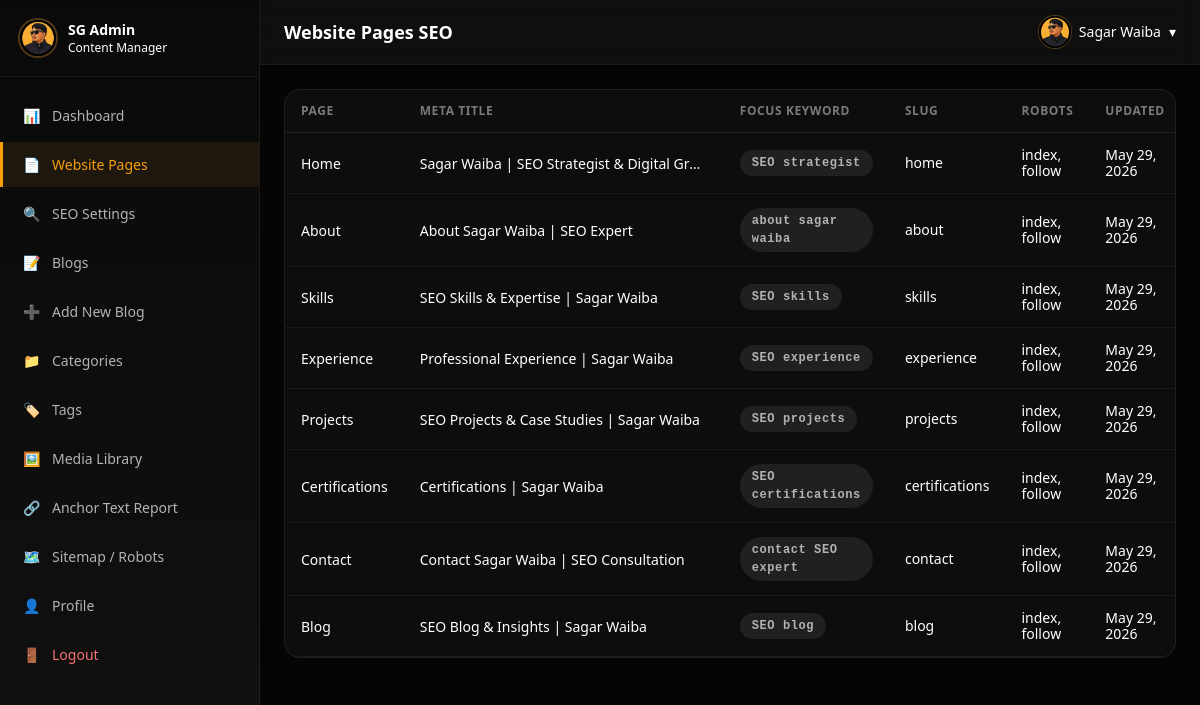
The page /admin/pages/index.php (signed in) on the database its author committed.
### tables this page shows
CREATE TABLE IF NOT EXISTS page_seo (
    id INT UNSIGNED AUTO_INCREMENT PRIMARY KEY,
    page_key VARCHAR(50) NOT NULL UNIQUE,
    page_title VARCHAR(255) NOT NULL,
    meta_title VARCHAR(255) NULL,
    meta_description TEXT NULL,
    focus_keyword VARCHAR(150) NULL,
    secondary_keywords TEXT NULL,
    slug VARCHAR(150) NOT NULL,
    canonical_url VARCHAR(255) NULL,
    og_title VARCHAR(255) NULL,
    og_description TEXT NULL,
    og_image VARCHAR(255) NULL,
    twitter_title VARCHAR(255) NULL,
    twitter_description TEXT NULL,
    twitter_image VARCHAR(255) NULL,
    robots_index ENUM('index','noindex') DEFAULT 'index',
    robots_follow ENUM('follow','nofollow') DEFAULT 'follow',
    schema_type VARCHAR(50) DEFAULT 'WebPage',
    custom_schema JSON NULL,
    seo_notes TEXT NULL,
    created_at TIMESTAMP DEFAULT CURRENT_TIMESTAMP,
    updated_at TIMESTAMP DEFAULT CURRENT_TIMESTAMP ON UPDATE CURRENT_TIMESTAMP
);

### config/app.php (called while the page is built)
<?php
return [
    'name' => 'Sagar Waiba',
    'tagline' => 'SEO Strategist & Digital Growth Expert',
    'url' => 'http://localhost/sagarportfolio',
    'timezone' => 'Asia/Kathmandu',
    'upload_path' => __DIR__ . '/../uploads/media',
    'upload_url' => '/sagarportfolio/uploads/media',
    'max_upload_size' => 5 * 1024 * 1024,
    'allowed_image_types' => ['image/jpeg', 'image/png', 'image/gif', 'image/webp'],
    'session_name' => 'sg_admin_session',
];

### app/Core/Auth.php (called while the page is built, shortened)
<?php
class Auth
{
    public static function startSession(): void
    {
        $config = require __DIR__ . '/../../config/app.php';
    }
    public static function check(): bool
    {
        return !empty($_SESSION['admin_id']);
    }
    public static function user(): ?array
    {
        return [
            'id' => $_SESSION['admin_id'],
            'name' => $_SESSION['admin_name'] ?? 'Admin',
            'email' => $_SESSION['admin_email'] ?? '',
            'avatar' => $_SESSION['admin_avatar'] ?? null,
        ];
    }
}

### app/Core/helpers.php (called while the page is built, shortened)
<?php
require_once __DIR__ . '/Auth.php';
require_once __DIR__ . '/../Services/SeoService.php';
function app_config(string $key = null)
{
    static $config = null;
    if ($config === null) {
        $config = require __DIR__ . '/../../config/app.php';
    }
    return $key ? ($config[$key] ?? null) : $config;
}
function base_url(string $path = ''): string
{
    $base = rtrim(app_config('url'), '/');
    return $path ? $base . '/' . ltrim($path, '/') : $base;
}
function asset_url(string $path): string
{
    return base_url('assets/' . ltrim($path, '/'));
}
function e(?string $value): string
{
    return htmlspecialchars($value ?? '', ENT_QUOTES, 'UTF-8');
}
function format_date(?string $date, string $format = 'M d, Y'): string
{
    return date($format, strtotime($date));
}

### app/Services/SeoService.php (called while the page is built, shortened)
<?php
class SeoService
{
    public static function getAllPages(): array
    {
        $db = get_db();
        return $db->query('SELECT * FROM page_seo ORDER BY id ASC')->fetchAll();
    }
}

### admin/pages/index.php (the view, shortened to what this page needs)
<?php
$adminTitle = 'Website Pages SEO';
require_once __DIR__ . '/../includes/header.php';
try {
    $pages = SeoService::getAllPages();
} catch (Exception $e) {
    echo '<div class="sg-card p-4"><a href="' . base_url('install.php') . '" class="text-accent">Run installer</a></div>';
    require_once __DIR__ . '/../includes/footer.php';
    exit;
}
?>
<div class="sg-card overflow-hidden">
    <table class="sg-table">
        <thead>
            <tr>
                <th>Page</th>
                <th>Meta Title</th>
                <th>Focus Keyword</th>
                <th>Slug</th>
                <th>Robots</th>
                <th>Updated</th>
            </tr>
        </thead>
        <tbody>
            <?php foreach ($pages as $p): ?>
            <tr>
                <td class="font-medium"><?= e($p['page_title']) ?></td>
                <td class="text-textSecondary max-w-xs truncate"><?= e($p['meta_title']) ?></td>
                <td><span class="sg-badge sg-badge-muted"><?= e($p['focus_keyword']) ?></span></td>
                <td class="text-textMuted text-xs"><?= e($p['slug']) ?></td>
                <td class="text-xs"><?= e($p['robots_index']) ?>, <?= e($p['robots_follow']) ?></td>
                <td class="text-textMuted text-xs"><?= format_date($p['updated_at']) ?></td>
            </tr>
            <?php endforeach; ?>
        </tbody>
    </table>
</div>
<?php require_once __DIR__ . '/../includes/footer.php'; ?>

### admin/includes/header.php (shortened to what this page needs)
<?php
$adminUser = Auth::user();
?>
<!DOCTYPE html>
<html lang="en">
<head>
    <script src="https://cdn.tailwindcss.com"></script>
    <link rel="stylesheet" href="<?= base_url('assets/css/style.css') ?>">
</head>
<body class="sg-admin-body text-white font-sans">
<aside class="sg-admin-sidebar" id="sg-sidebar">
    <div class="p-5 border-b border-white/5">
        <a href="<?= base_url('admin/') ?>" class="flex items-center gap-3">
            <img src="<?= asset_url('images/profile.png') ?>" alt="Admin" class="w-9 h-9 rounded-full ring-2 ring-accent/30">
            <div>
                <div class="font-heading font-bold text-sm">SG Admin</div>
                <div class="text-textMuted text-xs">Content Manager</div>
            </div>
        </a>
    </div>
    <nav class="py-4 space-y-1">
        <?php
        $menu = [
            ['dashboard', 'Dashboard', 'admin/', '📊'],
            ['pages', 'Website Pages', 'admin/pages/', '📄'],
            ['seo', 'SEO Settings', 'admin/seo/settings.php', '🔍'],
            ['blogs', 'Blogs', 'admin/blogs/', '📝'],
            ['blogs-create', 'Add New Blog', 'admin/blogs/create.php', '➕'],
            ['categories', 'Categories', 'admin/categories/', '📁'],
            ['tags', 'Tags', 'admin/tags/', '🏷️'],
            ['media', 'Media Library', 'admin/media/', '🖼️'],
            ['anchors', 'Anchor Text Report', 'admin/anchors/', '🔗'],
            ['sitemap', 'Sitemap / Robots', 'admin/sitemap/', '🗺️'],
            ['profile', 'Profile', 'admin/profile/', '👤'],
        ];
$script = str_replace('\\', '/', $_SERVER['SCRIPT_NAME'] ?? '');
foreach ($menu as $item):
    $key = $item[0] ?? '';
    $label = $item[1] ?? 'Menu';
    $url = $item[2] ?? '#';
    $icon = $item[3] ?? '';
    $urlParts = explode('/', trim($url, '/'));
    $section = $urlParts[1] ?? '';
    $active = false;
    if ($key === 'dashboard') {
        $active = str_ends_with($script, '/admin/index.php') || str_ends_with($script, '/admin/');
    } elseif ($key === 'blogs') {
        $active = str_contains($script, '/blogs/') && !str_contains($script, 'create.php');
    } elseif ($key === 'blogs-create') {
        $active = str_contains($script, 'create.php');
    } elseif ($key === 'seo') {
        $active = str_contains($script, '/seo/');
    } elseif (!empty($section)) {
        $active = str_contains($script, '/admin/' . $section . '/');
    }
?>
<a href="<?= base_url($url) ?>" class="sg-admin-nav-item <?= $active ? 'active' : '' ?>">
    <span><?= e($icon) ?></span> <?= e($label) ?>
</a>
<?php endforeach; ?>
        <a href="<?= base_url('admin/logout.php') ?>" class="sg-admin-nav-item text-red-400 hover:text-red-300">
            <span>🚪</span> Logout
        </a>
    </nav>
</aside>
<div class="sg-admin-main" id="sg-main">
    <header class="sg-admin-topbar">
        <div class="flex items-center gap-4">
            <h1 class="font-heading font-bold text-lg"><?= e($adminTitle ?? 'Dashboard') ?></h1>
        </div>
        <div class="relative group">
            <button class="flex items-center gap-2 text-sm">
                <img src="<?= asset_url('images/profile.png') ?>" class="w-8 h-8 rounded-full ring-1 ring-accent/30" alt="">
                <span class="hidden sm:inline"><?= e($adminUser['name']) ?></span>
                <span class="text-textMuted">▾</span>
            </button>
        </div>
    </header>
    <div class="p-6">

### admin/includes/footer.php (shortened to what this page needs)
    </div>
</div>
</body>
</html>

### assets/css/style.css (style rules this page uses)
:root { --sg-primary: #080808; --sg-accent: #f59e0b; --sg-accent-light: #fbbf24; --sg-accent-dark: #d97706; --sg-text-primary: #f5f5f5; --sg-text-muted: #9ca3af; --sg-border: rgba(255,255,255,0.08); --sg-border-amber: rgba(245,158,11,0.32); --sg-glow: rgba(245,158,11,0.25); --sg-card: rgba(18,18,18,0.7); }
.sg-card { background: var(--sg-card); border: 1px solid var(--sg-border); border-radius: 16px; backdrop-filter: blur(12px); transition: all 0.3s cubic-bezier(0.4, 0, 0.2, 1); }
.sg-badge { display: inline-flex; padding: 0.25rem 0.75rem; border-radius: 9999px; font-size: 0.75rem; font-weight: 700; font-family: 'JetBrains Mono', monospace; letter-spacing: 0.05em; }
.sg-badge-muted { background: rgba(255,255,255,0.08); color: #B3B3B3; }
.sg-admin-body { background: #050505; min-height: 100vh; }
.sg-admin-sidebar { background: linear-gradient(180deg, #0a0a0a, #111); border-right: 1px solid rgba(244,169,51,0.1); width: 260px; min-height: 100vh; position: fixed; left: 0; top: 0; z-index: 40; transition: transform 0.3s ease; }
.sg-admin-main { margin-left: 260px; min-height: 100vh; transition: margin 0.3s; }
.sg-admin-nav-item { display: flex; align-items: center; gap: 0.75rem; padding: 0.75rem 1.25rem; color: #B3B3B3; font-size: 0.875rem; border-left: 3px solid transparent; transition: all 0.2s; }
.sg-admin-nav-item:hover, .sg-admin-nav-item.active { color: var(--sg-accent); background: rgba(244,169,51,0.08); border-left-color: var(--sg-accent); }
.sg-admin-topbar { background: rgba(18,18,18,0.8); backdrop-filter: blur(12px); border-bottom: 1px solid rgba(255,255,255,0.05); padding: 1rem 1.5rem; display: flex; align-items: center; justify-content: space-between; position: sticky; top: 0; z-index: 30; }
.sg-table { width: 100%; border-collapse: collapse; }
.sg-table th { text-align: left; padding: 0.75rem 1rem; font-size: 0.75rem; text-transform: uppercase; letter-spacing: 0.05em; color: #7A7A7A; border-bottom: 1px solid rgba(255,255,255,0.08); }
.sg-table td { padding: 0.875rem 1rem; border-bottom: 1px solid rgba(255,255,255,0.05); font-size: 0.875rem; }

### rows shown on the page
page_seo: page_title "Home", meta_title "Sagar Waiba | SEO Strategist & Digital Gr…", focus_keyword "SEO strategist", slug "home", robots_index "index", robots_follow "follow", updated_at "May 29, 2026"
page_seo: page_title "About", meta_title "About Sagar Waiba | SEO Expert", focus_keyword "about sagar waiba", slug "about", robots_index "index", robots_follow "follow", updated_at "May 29, 2026"
page_seo: page_title "Skills", meta_title "SEO Skills & Expertise | Sagar Waiba", focus_keyword "SEO skills", slug "skills", robots_index "index", robots_follow "follow", updated_at "May 29, 2026"
page_seo: page_title "Experience", meta_title "Professional Experience | Sagar Waiba", focus_keyword "SEO experience", slug "experience", robots_index "index", robots_follow "follow", updated_at "May 29, 2026"
page_seo: page_title "Projects", meta_title "SEO Projects & Case Studies | Sagar Waiba", focus_keyword "SEO projects", slug "projects", robots_index "index", robots_follow "follow", updated_at "May 29, 2026"
page_seo: page_title "Certifications", meta_title "Certifications | Sagar Waiba", focus_keyword "SEO certifications", slug "certifications", robots_index "index", robots_follow "follow", updated_at "May 29, 2026"
page_seo: page_title "Contact", meta_title "Contact Sagar Waiba | SEO Consultation", focus_keyword "contact SEO expert", slug "contact", robots_index "index", robots_follow "follow", updated_at "May 29, 2026"
page_seo: page_title "Blog", meta_title "SEO Blog & Insights | Sagar Waiba", focus_keyword "SEO blog", slug "blog", robots_index "index", robots_follow "follow", updated_at "May 29, 2026"

### other values the page prints
$icon "📊"
$label "Dashboard"
$icon "📄"
$label "Website Pages"
$icon "🔍"
$label "SEO Settings"
$icon "📝"
$label "Blogs"
$icon "➕"
$label "Add New Blog"
$icon "📁"
$label "Categories"
$icon "🏷️"
$label "Tags"
$icon "🖼️"
